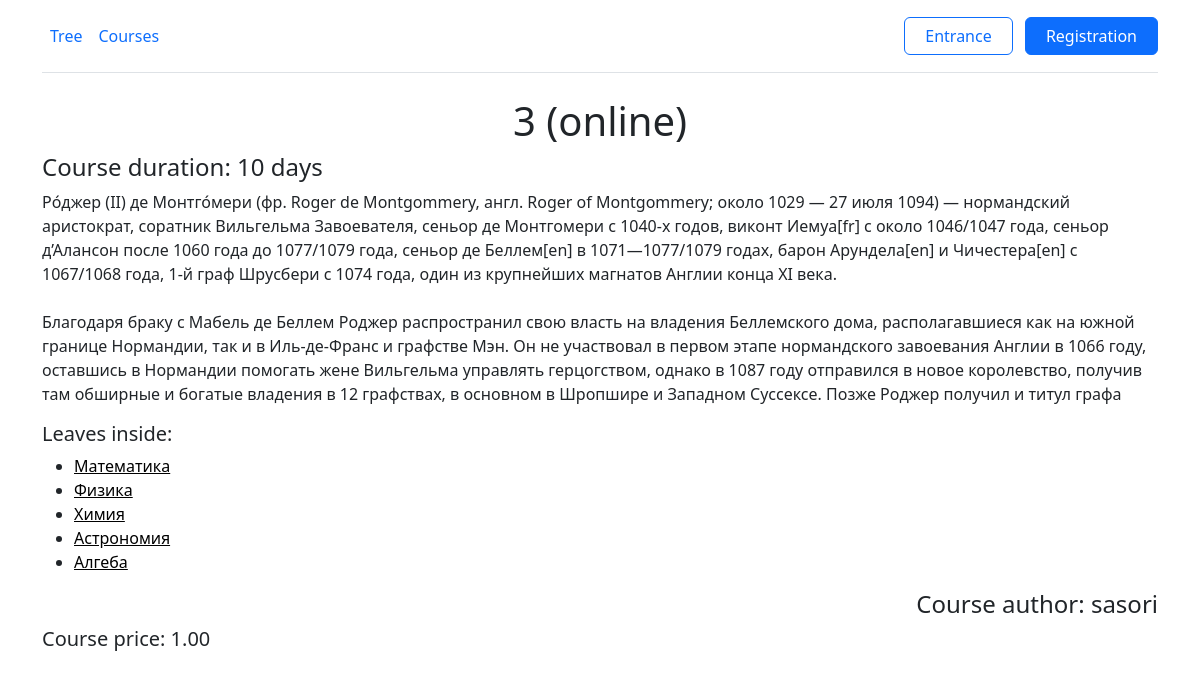
Page /course/3/ on the earlier database version.
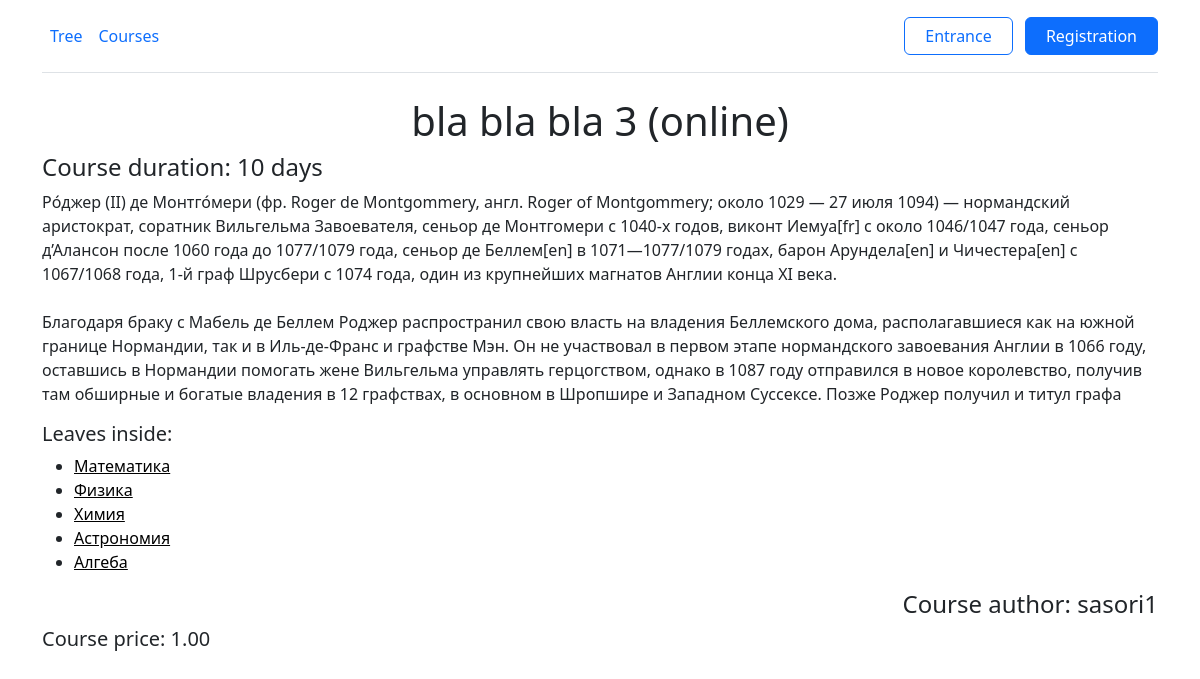
Same page on the later database version.
### tree/models.py (models this page shows, shortened)
class Course(models.Model):
    ONLINE = 'online'
    OFFLINE = 'offline'
    BLENDED = 'blended'
    FORMAT_CHOICES = [
        (ONLINE, 'Online'),
        (OFFLINE, 'Offline'),
        (BLENDED, 'Blended'),
    ]
    UKRAINIAN = 'ru'
    ENGLISH = 'en'
    LANGUAGE_CHOICES = [
        (UKRAINIAN, 'Ukrainian'),
        (ENGLISH, 'English')
    ]
    name = models.CharField(max_length=80, unique=True)
    description = models.TextField(max_length=1000, null=True, blank=True)
    leafs = models.ManyToManyField(Leaf, blank=True)
    author = models.ForeignKey(CustomUser, on_delete=models.SET_NULL, null=True, blank=True, default=1)
    price = models.DecimalField(max_digits=8, decimal_places=2, null=True, blank=True, default=1.00)
    duration_in_days = models.PositiveIntegerField(null=True, blank=True, default=10)
    format = models.CharField(max_length=10, choices=FORMAT_CHOICES, default=ONLINE)
    language = models.CharField(max_length=2, choices=LANGUAGE_CHOICES, default=ENGLISH)

class CustomUser(AbstractUser):
    GRADATION_CHOICES = [
        ('teacher', 'teacher'),
        ('student', 'student')
    ]
    gradation = models.CharField(max_length=20, choices=GRADATION_CHOICES, default='student')
    def __str__(self):
        return f'{self.username}'

### tree/views.py (the view)
# urls.py: path('course/<int:id>/', views.CourseView.as_view(), name='course_detail'),
class CourseView(ListView):
    template_name = 'tree/course.html'
    context_object_name = 'object_list'
    model = Course
    def get_context_data(self, **kwargs):
        ctx = super().get_context_data(**kwargs)
        url = self.request.build_absolute_uri()
        clean_url = urlparse(url)._replace(query=None).geturl()
        course = self.model.objects.filter(id=clean_url.split('/')[-2])[0]
        ctx['course'] = course
        ctx['user'] = self.request.user
        user_course = UserCourses.objects.filter(user__id=self.request.user.id, course__id=course.id)
        if user_course:
            ctx['user_course'] = user_course[0]
        return ctx

### tree/models.py (called while the page is built)
    def __str__(self):
        return f'{self.name}'

### tree/templates/tree/course.html (shortened to what this page needs)
{% extends 'base/base.html' %}
{% load static %}
{% block body %}
<div class="container ">
    <h1>{{course.name}} ({{course.format}})</h1>
    <h4 style="text-align: start;">Сourse duration: {{course.duration_in_days}} days</h4>
    <p style="text-align: start;">{{course.description|linebreaksbr}}</p>
    <h5 style="text-align: start;">Leaves inside:</h5>
    <div class="lists">
        <ul>
            {% for item in course.leafs.all %}
            <li><a style="color: black;" href="/tree/{{item.id}}/">{{item}}</a></li>
            {% endfor %}
        </ul>
    </div>
    <h4 style="text-align: end;">Сourse author: {{course.author}} </h4>
    <h5 style="text-align: start;">Сourse price: {{course.price}} </h5>
</div>
{% endblock %}

Differences in the rows shown:
changed Course "online": name "3" → "bla bla bla 3"; author "sasori" → "sasori1"
